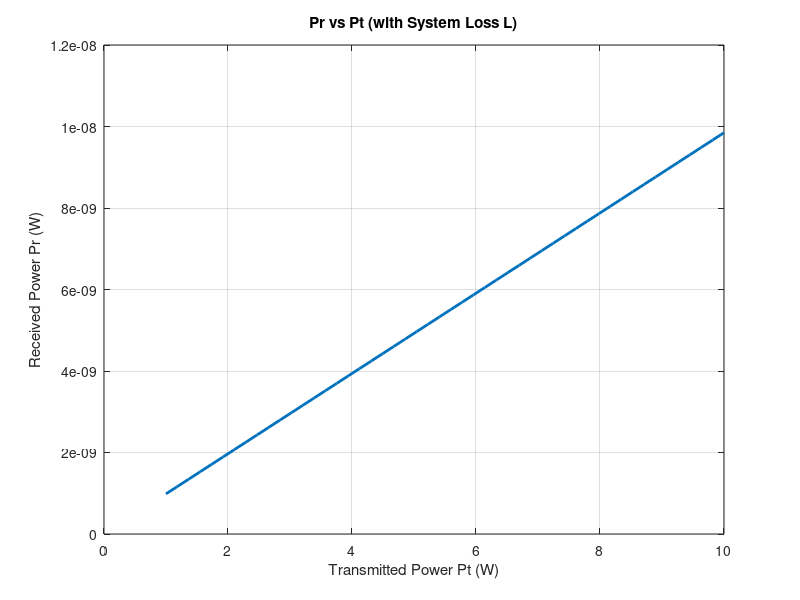
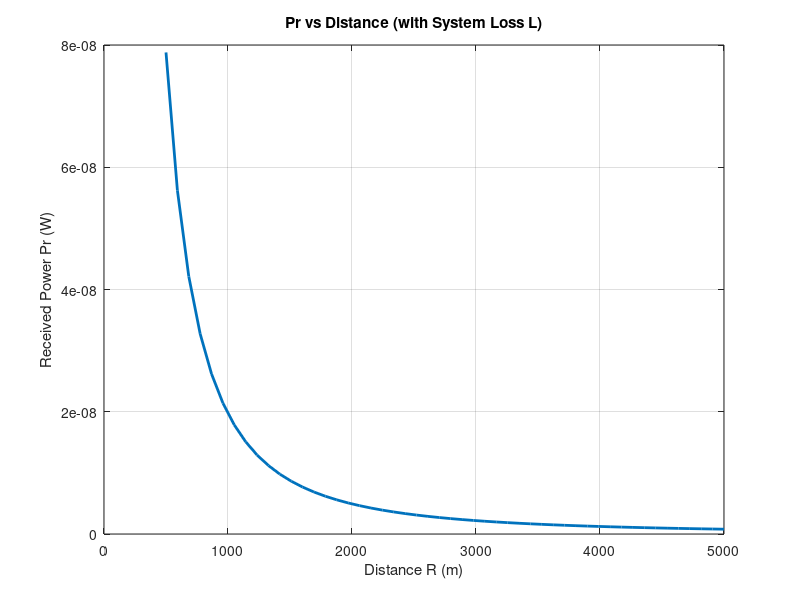
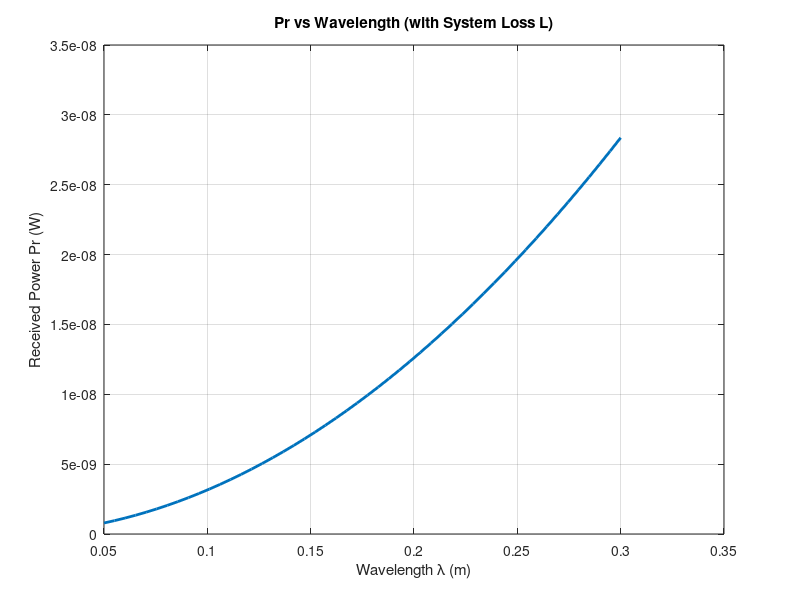
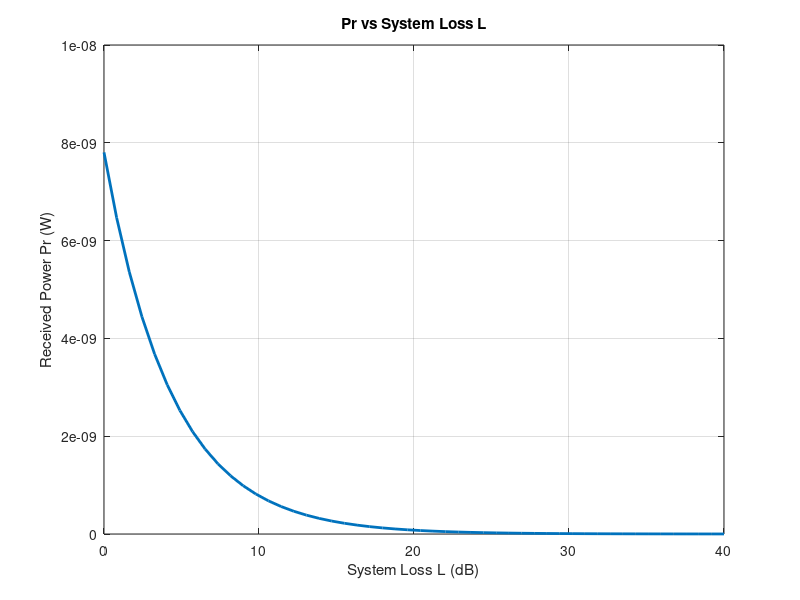

MATLAB code to generate these figures, in order:
clc;
clear;
%% GIVEN VALUES (FRIIS WITH SYSTEM LOSS L)
Pt = 5;                 % Transmitted power (W)
f = 2.4e9;              % Frequency (Hz)
R = 2000;               % Distance (m)
Gt_dB = 8;              % Tx antenna gain (dBi)
Gr_dB = 10;             % Rx antenna gain (dBi)
c = 3e8;                % Speed of light (m/s)
L_dB = 2;               % System loss in dB
%% CONVERSIONS
lambda = c / f;                 % Wavelength (m)
Gt = 10^(Gt_dB/10);             % Tx gain (linear)
Gr = 10^(Gr_dB/10);             % Rx gain (linear)
L  = 10^(L_dB/10);              % System loss (linear)
%% RECEIVED POWER (FRIIS WITH /L)
Pr = Pt * (lambda/(4*pi*R))^2 * Gt * Gr * (1/L);
Pr_dBm = 10*log10(Pr*1000);
fprintf('Received Power = %.4e W\n', Pr);
fprintf('Received Power = %.2f dBm\n\n', Pr_dBm);
%% 1) Pr vs Pt
Pt_var = linspace(1,10,50);
Pr_Pt = Pt_var .* (lambda/(4*pi*R)).^2 .* Gt .* Gr .* (1/L);
figure;
plot(Pt_var, Pr_Pt, 'LineWidth', 2);
xlabel('Transmitted Power Pt (W)');
ylabel('Received Power Pr (W)');
title('Pr vs Pt (with System Loss L)');
grid on;
%% 2) Pr vs Distance
R_var = linspace(500,5000,50);
Pr_R = Pt .* (lambda./(4*pi*R_var)).^2 .* Gt .* Gr .* (1/L);
figure;
plot(R_var, Pr_R, 'LineWidth', 2);
xlabel('Distance R (m)');
ylabel('Received Power Pr (W)');
title('Pr vs Distance (with System Loss L)');
grid on;
%% 3) Pr vs Wavelength
lambda_var = linspace(0.05,0.3,50);
Pr_lambda = Pt .* (lambda_var./(4*pi*R)).^2 .* Gt .* Gr .* (1/L);
figure;
plot(lambda_var, Pr_lambda, 'LineWidth', 2);
xlabel('Wavelength \lambda (m)');
ylabel('Received Power Pr (W)');
title('Pr vs Wavelength (with System Loss L)');
grid on;
%% 4) Pr vs System Loss (L)
SL_dB = linspace(0,40,50);      % System loss in dB (0 to 40 dB typical)
L_var = 10.^(SL_dB/10);         % Convert to linear
Pr_SL = Pt * Gt * Gr * (lambda/(4*pi*R))^2 ./ L_var;
figure;
plot(SL_dB, Pr_SL, 'LineWidth', 2);
xlabel('System Loss L (dB)');
ylabel('Received Power Pr (W)');
title('Pr vs System Loss L');
grid on;
